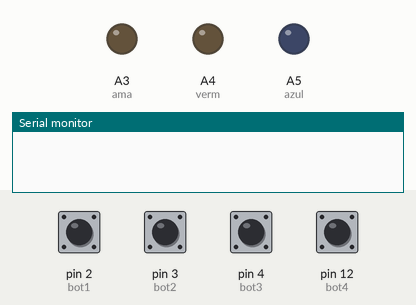
This sketch was run on a simulated Arduino Uno, built with avr-gcc and run on an emulated ATmega328P. On the bench: output pins drawn as LEDs (lit = HIGH), the last lines printed to the serial monitor. The inputs (shaded band) are chosen by the test bench; at power-on: pin 2 (bot1), pin 3 (bot2), pin 4 (bot3) HIGH, pin 12 (bot4) LOW. Random numbers use the default seed unless the sketch sets one.

Above: at 1.2 s.
1.3 s: pin 12 (bot4) pulled HIGH for 1 s
At 1.9 s:
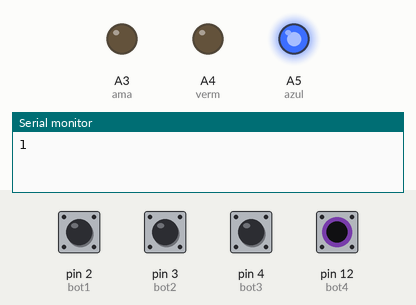
At 2.8 s:
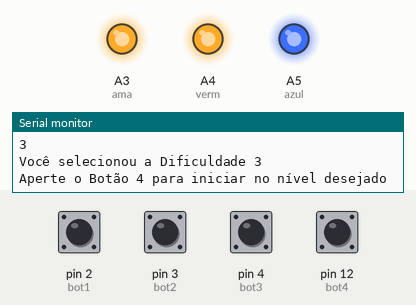
4.0 s: pin 12 (bot4) pulled HIGH for 0.15 s
At 4.3 s:
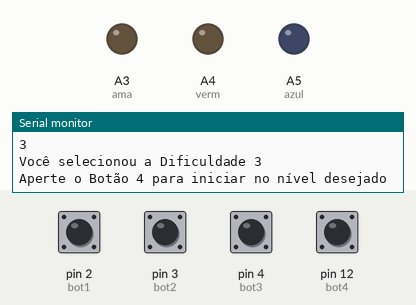
Timing chart, 0 to 14.7 s (numbered marks = the images above; inputs shaded):
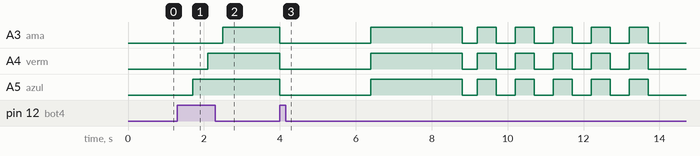

The sketch:

Brain2.0.ino
```cpp
int const azul = A5;
int const verm = A4;
int const ama = A3;

int const bot1 = 2;
int const bot2 = 3;
int const bot3 = 4;
int const bot4 = 12;

int const d1 = A1;
int const d2 = A2;

int const a = 5;
int const b = 6;
int const c = 7;
int const d = 8;
int const e = 9;
int const f = 10;
int const g = 11;

int dif[4] = {1000,500,400};
int aux = 1;
int i = 1;
int esc1;
int esc2;
int esc3;
int score = 0;
int scores[8];

int unidade;
int dezena;

int player = 0;

int estado =0;
int iniciar = 0;


void setup(){
  Serial.begin(9600);

  pinMode(azul, OUTPUT);
  pinMode(verm, OUTPUT);
  pinMode(ama, OUTPUT);

  pinMode(bot1, INPUT_PULLUP);
  pinMode(bot2, INPUT_PULLUP);
  pinMode(bot3, INPUT_PULLUP);
  pinMode(bot4, INPUT);
}

void loop() {
  while(!iniciar){

  if(digitalRead(bot4)){

    estado++;
    delay(400);

    if(estado==1){
      digitalWrite(azul, 1);
    }
    else if(estado==2){
      digitalWrite(azul, 1);
      digitalWrite(verm, 1);
    }
    else if(estado==3){
      digitalWrite(azul, 1);
      digitalWrite(verm, 1);
      digitalWrite(ama, 1);
    }
    else if(estado==4){
      digitalWrite(azul, 1);
      digitalWrite(verm, 0);
      digitalWrite(ama, 0);
      estado = 1;
    }

    Serial.println(estado);
  }
  else if(digitalRead(bot1) && estado > 0){
    iniciar = 1;
    break;
  }

  }
  if(iniciar == 1){
  Serial.print("Você selecionou a Dificuldade ");
  Serial.println(estado);
  Serial.println("Aperte o Botão 4 para iniciar no nível desejado");
  iniciar = 2;
  delay(400);
  }
  else if(digitalRead(bot4)){
    digitalWrite(azul, 0);
  digitalWrite(verm, 0);
  digitalWrite(ama, 0);
    iniciar = 3;
    delay(400);
  }
  else if(iniciar == 3){
    if(player >= 8){
      player = 0;
    }
    player++;
    i = 1;
    score = 0;
    while(1){
      delay(2000);
      esc1 = random(0,2);
      esc2 = random(0,2);
      esc3 = random(0,2);

      digitalWrite(azul, esc1);
      digitalWrite(verm, esc2);
      digitalWrite(ama, esc3);
      delay(dif[estado-1]);
      if(digitalRead(bot1)!=esc1 || digitalRead(bot2) !=esc2 || digitalRead(bot3) !=esc3){
        while(aux <= 5){
          digitalWrite(azul, 1);
          digitalWrite(verm, 1);
          digitalWrite(ama, 1);
          delay(500);
          digitalWrite(azul, 0);
          digitalWrite(verm, 0);
          digitalWrite(ama, 0);
          delay(500);
          aux++;
        }
        aux=0;
        break;
        }
        score = score+100;
      }
    }
    scores[player] = score;
    if (i == 1 && player>0){
    Serial.print("\nJogador ");
    Serial.print(player);
    Serial.print(" marcou ");
    Serial.print(scores[player]);
    Serial.print(" Pontos\n");
    i = 0;
    iniciar = 0;
    }
  }
```

Measured:
- after the input at 1.3 s, A3 (ama): LOW → HIGH after 1.2 s; A4 (verm): LOW → HIGH after 0.80 s; A5 (azul): LOW → HIGH after 0.40 s
- after the input at 4.0 s, A3 (ama), A4 (verm), A5 (azul): goes LOW 2.4 s, HIGH 2.4 s, LOW 0.40 s, 4 × (HIGH 0.50 s, LOW 0.50 s), HIGH 0.50 s, then LOW, starting at once
